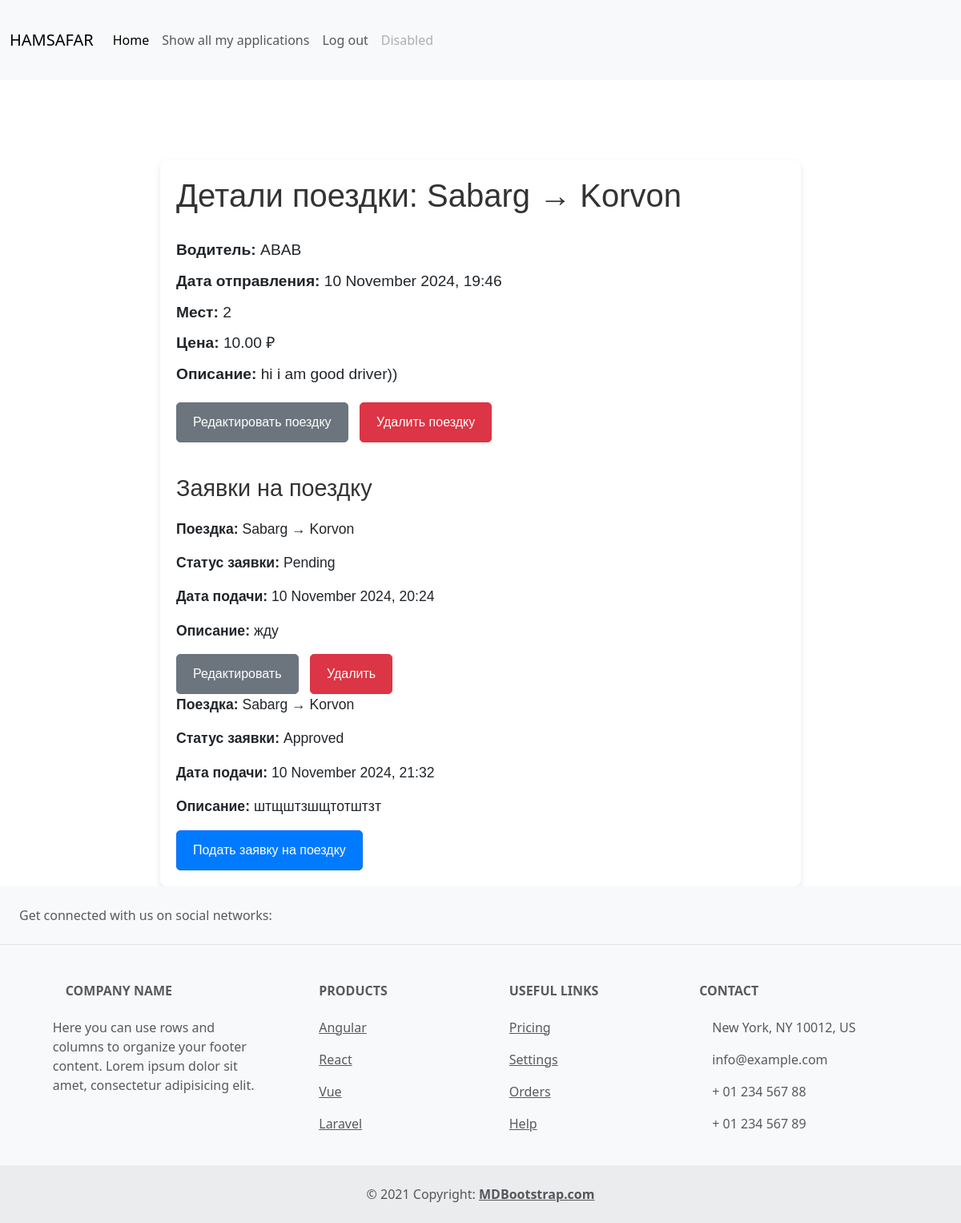
Before: /trip/1/ (signed in) with the older database file.
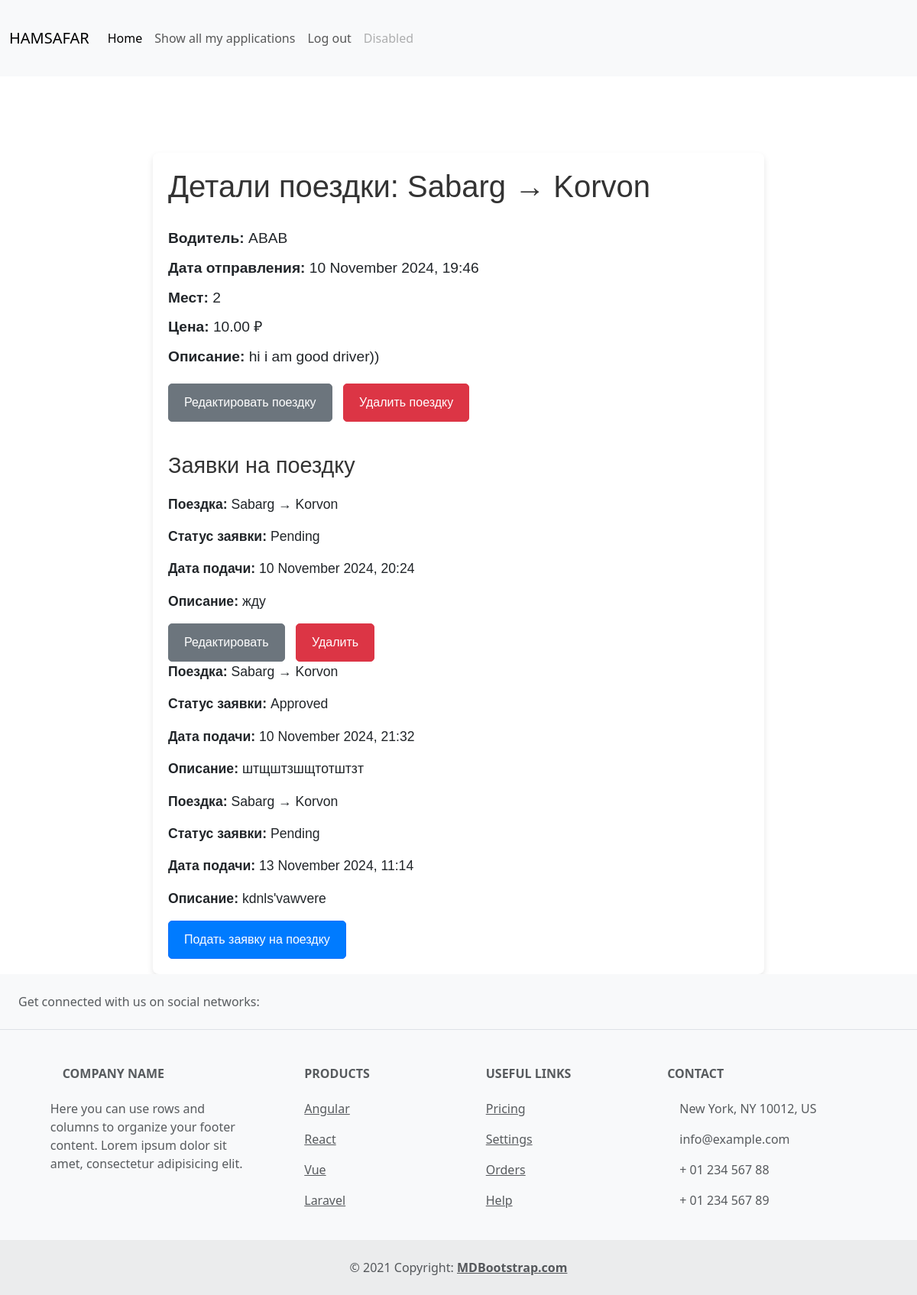
After: the same page with the newer database file.
### hamsafar/models.py (models this page shows, shortened)
class Application(models.Model):
    client = models.ForeignKey(User, on_delete=models.CASCADE)
    trip = models.ForeignKey(Trip, on_delete=models.CASCADE)
    start_location = models.CharField(max_length=255, null=True)
    description = models.TextField(blank=True, null=True)
    status = models.CharField(max_length=20, choices=[
        ('pending', 'Ожидает'),
        ('approved', 'Одобрено'),
        ('rejected', 'Отклонено')
    ], default='pending')
    created_at = models.DateTimeField(auto_now_add=True)

class Trip(models.Model):
    driver = models.ForeignKey(User, on_delete=models.CASCADE, related_name='trips')
    start_location = models.CharField(max_length=255)
    end_location = models.CharField(max_length=255)
    departure_time = models.DateTimeField()
    available_seats = models.IntegerField()
    price = models.DecimalField(max_digits=10, decimal_places=2)
    description = models.TextField(blank=True)
    created_at = models.DateTimeField(auto_now_add=True)

### hamsafar/views.py (the view)
# urls.py: path('trip/<int:pk>/', TripDetailView.as_view(), name='trip_detail'),
class TripDetailView(LoginRequiredMixin,DetailView):
    model = Trip
    template_name = 'trip_detail.html'
    context_object_name = 'trip'
    def get_context_data(self, **kwargs):
        context = super().get_context_data(**kwargs)
        trip = self.get_object()
        context['applications'] = Application.objects.filter(trip=trip)  # Все заявки на текущую поездку
        return context

### templates/trip_detail.html (shortened to what this page needs)
{% extends "base.html" %}
{% block content %}
{% if user.is_authenticated %}
  <div class="trip-detail-container">
    <h1>Детали поездки: {{ trip.start_location }} → {{ trip.end_location }}</h1>
    <div class="trip-info">
      <p><strong>Водитель:</strong> {{ trip.driver.username }}</p>
      <p><strong>Дата отправления:</strong> {{ trip.departure_time|date:"d F Y, H:i" }}</p>
      <p><strong>Мест:</strong> {{ trip.available_seats }}</p>
      <p><strong>Цена:</strong> {{ trip.price }} ₽</p>
      <p><strong>Описание:</strong> {{ trip.description }}</p>
    </div>
    <div class="actions">
      {% if user.id == trip.driver.id %}
      <a href="{% url 'trip_update' trip.pk %}" class="btn btn-secondary">Редактировать поездку</a>
      <a href="{% url 'trip_delete' trip.pk %}" class="btn btn-danger">Удалить поездку</a>
    {% endif %}
    </div>
    <div class="application-section">
      <h2>Заявки на поездку</h2>
      {% if applications %}
      <div class="application-list">
        {% for application in applications %}
          <div class="application-item">
            <div class="application-info">
              <p><strong>Поездка:</strong> {{ application.trip.start_location }} → {{ application.trip.end_location }}</p>
              <p><strong>Статус заявки:</strong> {{ application.status|capfirst }}</p>
              <p><strong>Дата подачи:</strong> {{ application.created_at|date:"d F Y, H:i" }}</p>
              <p><strong>Описание:</strong> {{ application.description }}</p>
            </div>
            <div class="application-actions">
            {% if user.id == application.client.id %}
              <a href="{% url 'application_update' application.pk %}" class="btn btn-secondary">Редактировать</a>
              <a href="{% url 'application_delete' application.pk %}" class="btn btn-danger">Удалить</a>
            {% endif %}
            </div>
          </div>
        {% endfor %}
      </div>
    {% else %}
      <p>У вас нет заявок.</p>
    {% endif %}
      {% if user.is_authenticated %}
        <form method="POST" action="{% url 'application_create' trip.id %}">
          <button type="submit" class="btn btn-primary">Подать заявку на поездку</button>
        </form>
      {% else %}
        <p>Для подачи заявки нужно <a href="{% url 'login' %}">войти в систему</a>.</p>
      {% endif %}
    </div>
  </div>
  {% else %}
  <h1>You are not logged in</h1>
  <a href="{% url "login" %}">log in</a>
{% endif %}
{% endblock %}

Changed rows visible on the page:
added Application: trip.start_location "Sabarg", trip.end_location "Korvon", status "Pending", created_at "13 November 2024, 11:14", description "kdnls'vawvere"
